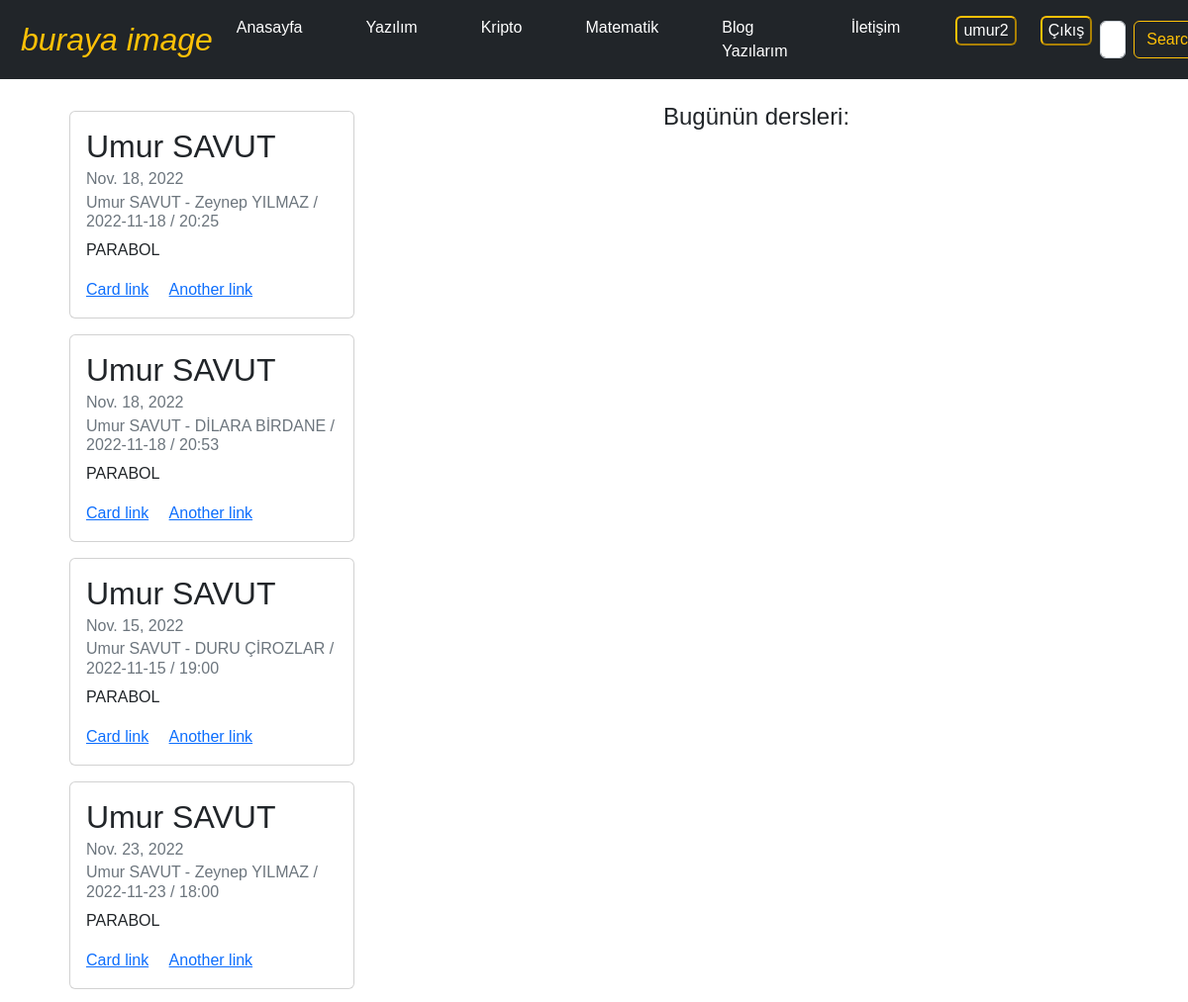
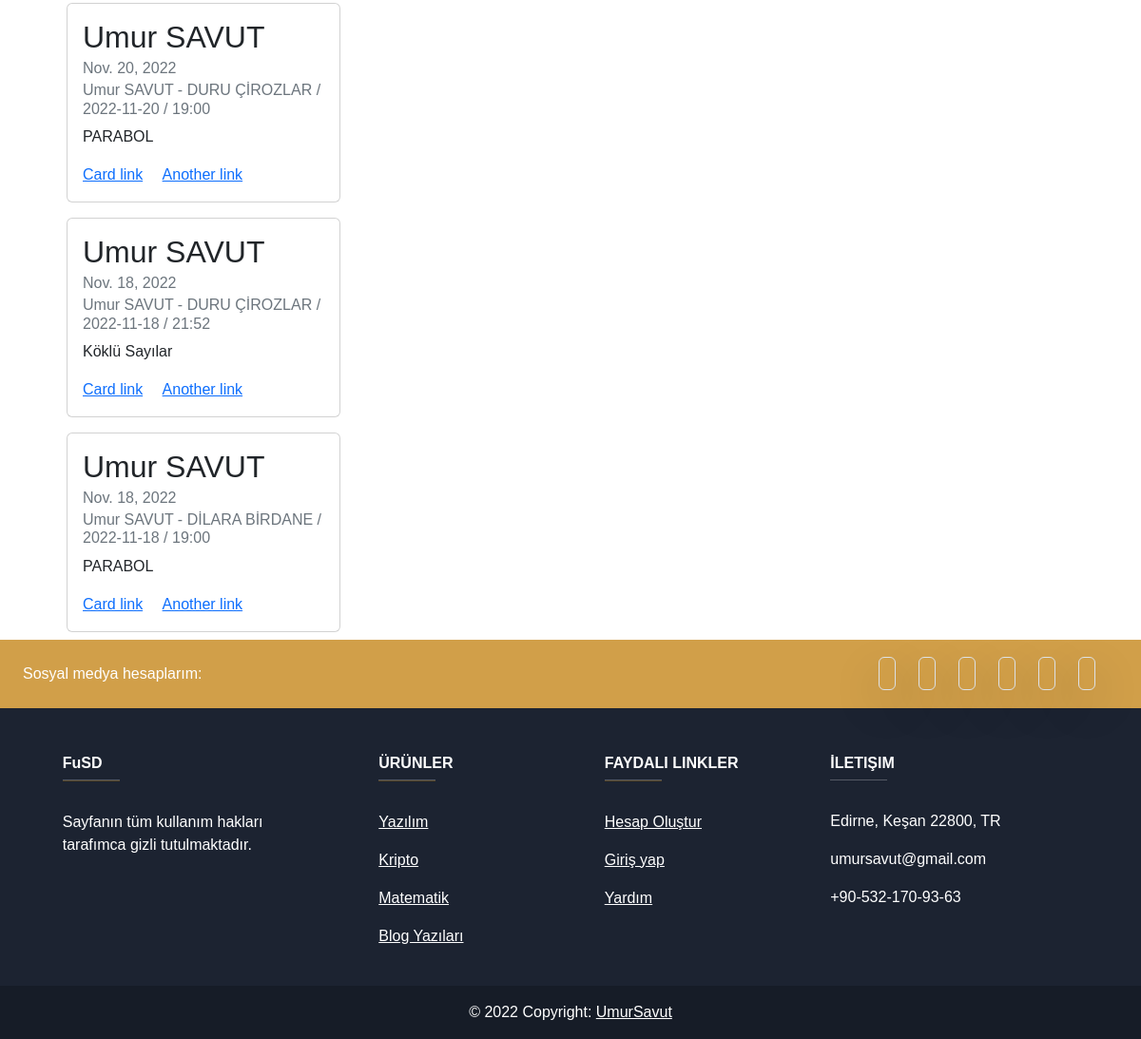
The app's page / (signed in) with its own data (2 pictures, top to bottom).
### özelders/models.py (models this page shows, shortened)
class ÖzelDers(models.Model):
    öğretmen=models.ForeignKey(Öğretmen,max_length=25, on_delete=models.CASCADE, null=False, blank=False)
    öğrenci=models.ManyToManyField(Öğrenci,'Öğrenci',max_length=25)
    ders_ad= models.CharField('Dersin adı',max_length=25)
    ders_konu= models.CharField('Ders konu',max_length=50)
    ders_tarihi=models.DateField()
    ders_saati=models.CharField(max_length=5)
    ders_yeri= models.CharField('Ders yeri',max_length=100, blank=True)
    fiyat= models.IntegerField(verbose_name='Ders ücreti', default=250)
    def __str__(self):
        return str(self.öğretmen) + ' - ' + '/'.join(i.isim_soyisim for i in self.öğrenci.all()) + ' / ' + str(self.ders_tarihi) + ' / ' + str(self.ders_saati)

class Öğretmen(models.Model):
    isim_soyisim=models.CharField('İsim, Soyisim',max_length=25)
    branş=models.CharField('Branş',max_length=25)
    tel=models.CharField('No',max_length=11)
    def __str__(self):
        return self.isim_soyisim

class Öğrenci(models.Model):
     isim_soyisim=models.CharField('İsim, Soyisim',max_length=25)

### özelders/views.py (the view)
# urls.py: path("",views.home, name="home"),
def home(request):
    current_date=get_current_date()
    current_lesson()
    dersler=ÖzelDers.objects.all()
    today=ÖzelDers.objects.filter(ders_tarihi=current_date)
    ucretler=Ucretler.objects.all()
    time=get_current_time()
    context={
        'time':time,
        'dersler':dersler,
        'ucret':ucretler,
        'today':today
    }
    return render(request,'özelders/base.html',context)

### özelders/views.py (called while the page is built, shortened)
def get_current_time():
    now = datetime.now()
    time = now.strftime('%H:%M')
    return time

def get_current_date():
    date= datetime.now().date()
    return date

def current_lesson():
    current_time= get_current_time()
    current_date=get_current_date()
    current_lesson=ÖzelDers.objects.filter(ders_tarihi=current_date)
    print(current_lesson)
    return

### özelders/templates/özelders/base.html (shortened to what this page needs)
{% load static %}
<!doctype html>
<html lang="en">
  <head>
    <link href="https://cdn.jsdelivr.net/npm/bootstrap@5.2.2/dist/css/bootstrap.min.css" rel="stylesheet">
    <link rel="stylesheet" href="{% static 'özelders/style.css' %}">
  </head>
  <body>
    {% include "özelders/navbar.html" %}
    {% if user.is_authenticated %}
      {% include "özelders/icerik.html" %}
    {% else %}
    {% include "özelders/icerik_giris_yok.html" %}
    {% endif %}
    {% include "özelders/footer.html" %}
  </body>
</html>

### özelders/templates/özelders/navbar.html (shortened to what this page needs)
<nav class="navbar navbar-expand-lg navbar-dark bg-dark">
    <div class="container-fluid">
      <a class="navbar-brand fs-2 fst-italic text-warning" href="{% url 'home' %}">
        <img src="" alt=""> buraya image
      </a>
{% if user.is_authenticated %}
<div class="collapse navbar-collapse" id="navbarSupportedContent">
  <ul class="navbar-nav me-auto mb-2 mb-lg-0">
    <li class="nav-item">
      <a class="nav-link me-5 text-white " href="{% url 'blog' %}">Anasayfa</a>
    </li>
    <li class="nav-item">
      <a class="nav-link me-5 text-white " href="{% url 'blog' %}">Yazılım</a>
    </li>
    <li class="nav-item">
      <a class="nav-link me-5 text-white " href="{% url 'home' '2022' 'September' %}">Kripto</a>
    </li>
    <li class="nav-item">
      <a class="nav-link me-5 text-white" href="{% url 'home' '2022' 'October' %}">Matematik</a>
    </li>
    <li class="nav-item">
      <a class="nav-link me-5 text-white " href="{% url 'home' '2022' 'October' %}">Blog Yazılarım</a>
    </li>
    <li class="nav-item">
      <a class="nav-link me-5 text-white " href="{% url 'blog' %}">İletişim</a>
    </li>
    <li class="nav-item mt-1 me-3">
      <a href="">
        <button class="  border-warning bg-dark text-white rounded mt-1" >{{request.user}}</button>
      </a>
    </li>
<li class="nav-item">
  <a class="nav-link" href="{% url 'logout' %}">
      <button class=" border-warning bg-dark text-white rounded">Çıkış</button>
  </a>
</li>
</div>
{% endif %}
        <form class="d-flex" role="search">
          <input class="form-control me-2" type="search" placeholder="Search" aria-label="Search">
          <button class="btn btn-outline-warning" type="submit">Search</button>
        </form>
      </div>
  </nav>

### özelders/templates/özelders/icerik.html (shortened to what this page needs)
<div class=" ps-4 container">
  <div class="row">
    <div class="col-6  pt-4 m-auto d-flex flex-wrap mx-2 ">
      {% for ders in dersler %}
      <div class="card my-2 mx-2 " style="width: 18rem;">
        <div class="card-body">
          <h2 class="card-title">{{ders.öğretmen}}</h2>
          <h6 class="card-subtitle mb-2 text-muted">{{ders.ders_tarihi}}</h6>
          <h6 class="card-subtitle mb-2 text-muted">{{ders}}</h6>
          <p class="card-text">{{ders.ders_konu}}</p>
          <a href="#" class="card-link">Card link</a>
          <a href="#" class="card-link">Another link</a>
        </div>
      </div>
      {% endfor %}
    </div>
    <div class="col-5 ps-5 mt-4 ">
      <div class=" " >
        <h4>Bugünün dersleri:</h4>
      </div>
    </div>
  </div>
</div>

### özelders/templates/özelders/footer.html (shortened to what this page needs)
<footer
class="text-center   text-lg-start text-white  "
style="background-color: #1c2331"
>
<section
   class="d-flex justify-content-between p-4"
   style="background-color: rgba(230, 173, 76, 0.897)">
<div class="me-5">
<span>Sosyal medya hesaplarım:</span>
</div>
<div>
<a href="" style="text-decoration:none;" class="  shadow-lg rounded border p-2 text-white me-4">
</a>
<a href="" style="text-decoration:none;" class="  shadow-lg rounded border p-2 text-white me-4">
</a>
<a href="" style="text-decoration:none;" class="  shadow-lg rounded border p-2 text-white me-4">
</a>
<a href="" style="text-decoration:none;" class="  shadow-lg rounded border p-2 text-white me-4">
</a>
<a href="" style="text-decoration:none;" class=" shadow-lg rounded border p-2 text-white me-4">
</a>
<a href="" style="text-decoration:none;" class=" shadow-lg rounded border p-2 text-white me-4">
</a>
</div>
</section>
<section class="">
<div class="container text-center text-md-start mt-5">
<div class="row mt-3">
<div class="col-md-3 col-lg-4 col-xl-3 mx-auto mb-4">
  <h6 class=" fw-bold">FuSD</h6>
  <hr
      class="mb-4 mt-0 d-inline-block mx-auto"
      style="width: 60px; background-color: orange; height: 2px"
      />
  <p>
    Sayfanın tüm kullanım hakları tarafımca gizli tutulmaktadır.
  </p>
</div>
<div class="col-md-2 col-lg-2 col-xl-2 mx-auto mb-4">
  <h6 class="text-uppercase fw-bold">Ürünler</h6>
  <hr
      class="mb-4 mt-0 d-inline-block mx-auto"
      style="width: 60px; background-color: orange; height: 2px"
      />
  <p>
    <a href="#!" class="text-white">Yazılım</a>
  </p>
  <p>
    <a href="#!" class="text-white">Kripto</a>
  </p>
  <p>
    <a href="#!" class="text-white">Matematik</a>
  </p>
  <p>
    <a href="#!" class="text-white">Blog Yazıları</a>
  </p>
</div>
<div class="col-md-3 col-lg-2 col-xl-2 mx-auto mb-4">
  <h6 class="text-uppercase fw-bold">Faydalı linkler</h6>
  <hr
      class="mb-4 mt-0 d-inline-block mx-auto"
      style="width: 60px; background-color: orange; height: 2px"
      />
  <p>
    <a href="{% url 'register' %}" class="text-white">Hesap Oluştur</a>
  </p>
  <p>
    <a href="{% url 'login' %}" class="text-white">Giriş yap</a>
  </p>
  <p>
    <a href="#!" class="text-white">Yardım</a>
  </p>
</div>
<div class="col-md-4 col-lg-3 col-xl-3 mx-auto mb-md-0 mb-4">
  <h6 class="text-uppercase fw-bold">İletişim</h6>
  <hr
      class="mb-4 mt-0 d-inline-block mx-auto"
      style="width: 60px; background-color: orange"
      />
  <p> Edirne, Keşan 22800, TR</p>
  <p> umursavut@gmail.com</p>
  <p> +90-532-170-93-63</p>
</div>
</div>
</div>
</section>
<div
class="text-center p-3"
style="background-color: rgba(0, 0, 0, 0.2)"
>
© 2022 Copyright:
<a class="text-white" href="{% url 'login' %}"
>UmurSavut</a
>
</div>
</footer>

### özelders/static/özelders/css/style.css (style rules this page uses)
body, html { height: 100%; margin: 0; font-family: Arial, Helvetica, sans-serif; }

### records on screen
ÖzelDers: öğretmen "Umur SAVUT", ders_tarihi "Nov. 18, 2022", öğretmen+id+ders_tarihi "Umur SAVUT - Zeynep YILMAZ / 2022-11-18 / 20:25", ders_konu "PARABOL"
ÖzelDers: öğretmen "Umur SAVUT", ders_tarihi "Nov. 18, 2022", öğretmen+id+ders_tarihi "Umur SAVUT - DİLARA BİRDANE / 2022-11-18 / 20:53", ders_konu "PARABOL"
ÖzelDers: öğretmen "Umur SAVUT", ders_tarihi "Nov. 15, 2022", öğretmen+id+ders_tarihi "Umur SAVUT - DURU ÇİROZLAR / 2022-11-15 / 19:00", ders_konu "PARABOL"
ÖzelDers: öğretmen "Umur SAVUT", ders_tarihi "Nov. 23, 2022", öğretmen+id+ders_tarihi "Umur SAVUT - Zeynep YILMAZ / 2022-11-23 / 18:00", ders_konu "PARABOL"
ÖzelDers: öğretmen "Umur SAVUT", ders_tarihi "Nov. 20, 2022", öğretmen+id+ders_tarihi "Umur SAVUT - DURU ÇİROZLAR / 2022-11-20 / 19:00", ders_konu "PARABOL"
ÖzelDers: öğretmen "Umur SAVUT", ders_tarihi "Nov. 18, 2022", öğretmen+id+ders_tarihi "Umur SAVUT - DURU ÇİROZLAR / 2022-11-18 / 21:52", ders_konu "Köklü Sayılar"
ÖzelDers: öğretmen "Umur SAVUT", ders_tarihi "Nov. 18, 2022", öğretmen+id+ders_tarihi "Umur SAVUT - DİLARA BİRDANE / 2022-11-18 / 19:00", ders_konu "PARABOL"

### other values on screen
{{ request.user }} "umur2"
